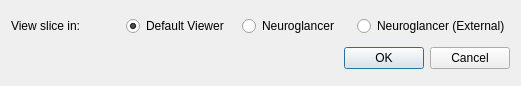
<?xml version="1.0" encoding="UTF-8"?>
<ui version="4.0">
 <class>ZNeu3SliceViewDialog</class>
 <widget class="QDialog" name="ZNeu3SliceViewDialog">
  <property name="geometry">
   <rect>
    <x>0</x>
    <y>0</y>
    <width>521</width>
    <height>86</height>
   </rect>
  </property>
  <property name="windowTitle">
   <string>Browser Option</string>
  </property>
  <layout class="QVBoxLayout" name="verticalLayout">
   <item>
    <layout class="QHBoxLayout" name="horizontalLayout">
     <item>
      <widget class="QLabel" name="label">
       <property name="text">
        <string>View slice in:</string>
       </property>
      </widget>
     </item>
     <item>
      <widget class="QRadioButton" name="defaultRadioButton">
       <property name="text">
        <string>Default Viewer</string>
       </property>
       <property name="checked">
        <bool>true</bool>
       </property>
      </widget>
     </item>
     <item>
      <widget class="QRadioButton" name="neuroglancerRadioButton">
       <property name="text">
        <string>Neuroglancer</string>
       </property>
      </widget>
     </item>
     <item>
      <widget class="QRadioButton" name="extNeuroglancerRadioButton">
       <property name="text">
        <string>Neuroglancer (External)</string>
       </property>
      </widget>
     </item>
    </layout>
   </item>
   <item>
    <widget class="QDialogButtonBox" name="buttonBox">
     <property name="orientation">
      <enum>Qt::Horizontal</enum>
     </property>
     <property name="standardButtons">
      <set>QDialogButtonBox::Cancel|QDialogButtonBox::Ok</set>
     </property>
    </widget>
   </item>
  </layout>
 </widget>
 <resources/>
 <connections>
  <connection>
   <sender>buttonBox</sender>
   <signal>accepted()</signal>
   <receiver>ZNeu3SliceViewDialog</receiver>
   <slot>accept()</slot>
   <hints>
    <hint type="sourcelabel">
     <x>248</x>
     <y>254</y>
    </hint>
    <hint type="destinationlabel">
     <x>157</x>
     <y>274</y>
    </hint>
   </hints>
  </connection>
  <connection>
   <sender>buttonBox</sender>
   <signal>rejected()</signal>
   <receiver>ZNeu3SliceViewDialog</receiver>
   <slot>reject()</slot>
   <hints>
    <hint type="sourcelabel">
     <x>316</x>
     <y>260</y>
    </hint>
    <hint type="destinationlabel">
     <x>286</x>
     <y>274</y>
    </hint>
   </hints>
  </connection>
 </connections>
</ui>
